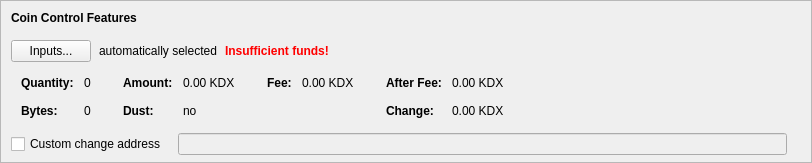
    <widget class="QFrame" name="frameCoinControl">
     <property name="sizePolicy">
      <sizepolicy hsizetype="Expanding" vsizetype="Expanding">
       <horstretch>0</horstretch>
       <verstretch>0</verstretch>
      </sizepolicy>
     </property>
     <property name="maximumSize">
      <size>
       <width>16777215</width>
       <height>16777215</height>
      </size>
     </property>
     <property name="frameShape">
      <enum>QFrame::StyledPanel</enum>
     </property>
     <property name="frameShadow">
      <enum>QFrame::Sunken</enum>
     </property>
     <layout class="QVBoxLayout" name="verticalLayoutCoinControl2">
      <property name="spacing">
       <number>0</number>
      </property>
      <property name="leftMargin">
       <number>0</number>
      </property>
      <property name="topMargin">
       <number>0</number>
      </property>
      <property name="rightMargin">
       <number>0</number>
      </property>
      <property name="bottomMargin">
       <number>6</number>
      </property>
      <item>
       <layout class="QVBoxLayout" name="verticalLayoutCoinControl" stretch="0,0,0,0,1">
        <property name="spacing">
         <number>0</number>
        </property>
        <property name="leftMargin">
         <number>10</number>
        </property>
        <property name="topMargin">
         <number>10</number>
        </property>
        <item>
         <layout class="QHBoxLayout" name="horizontalLayoutCoinControl1">
          <property name="bottomMargin">
           <number>15</number>
          </property>
          <item>
           <widget class="QLabel" name="labelCoinControlFeatures">
            <property name="sizePolicy">
             <sizepolicy hsizetype="Preferred" vsizetype="Maximum">
              <horstretch>0</horstretch>
              <verstretch>0</verstretch>
             </sizepolicy>
            </property>
            <property name="font">
             <font>
              <weight>75</weight>
              <bold>true</bold>
             </font>
            </property>
            <property name="styleSheet">
             <string notr="true">font-weight:bold;</string>
            </property>
            <property name="text">
             <string>Coin Control Features</string>
            </property>
           </widget>
          </item>
         </layout>
        </item>
        <item>
         <layout class="QHBoxLayout" name="horizontalLayoutCoinControl2" stretch="0,0,0,0">
          <property name="spacing">
           <number>8</number>
          </property>
          <property name="bottomMargin">
           <number>10</number>
          </property>
          <item>
           <widget class="QPushButton" name="pushButtonCoinControl">
            <property name="styleSheet">
             <string notr="true"/>
            </property>
            <property name="text">
             <string>Inputs...</string>
            </property>
            <property name="autoDefault">
             <bool>false</bool>
            </property>
           </widget>
          </item>
          <item>
           <widget class="QLabel" name="labelCoinControlAutomaticallySelected">
            <property name="text">
             <string>automatically selected</string>
            </property>
            <property name="margin">
             <number>5</number>
            </property>
           </widget>
          </item>
          <item>
           <widget class="QLabel" name="labelCoinControlInsuffFunds">
            <property name="font">
             <font>
              <weight>75</weight>
              <bold>true</bold>
             </font>
            </property>
            <property name="styleSheet">
             <string notr="true">color:red;font-weight:bold;</string>
            </property>
            <property name="text">
             <string>Insufficient funds!</string>
            </property>
            <property name="margin">
             <number>5</number>
            </property>
           </widget>
          </item>
          <item>
           <spacer name="horizontalSpacerCoinControl">
            <property name="orientation">
             <enum>Qt::Horizontal</enum>
            </property>
            <property name="sizeHint" stdset="0">
             <size>
              <width>40</width>
              <height>1</height>
             </size>
            </property>
           </spacer>
          </item>
         </layout>
        </item>
        <item>
         <widget class="QWidget" name="widgetCoinControl" native="true">
          <property name="sizePolicy">
           <sizepolicy hsizetype="Preferred" vsizetype="Preferred">
            <horstretch>0</horstretch>
            <verstretch>0</verstretch>
           </sizepolicy>
          </property>
          <property name="minimumSize">
           <size>
            <width>0</width>
            <height>0</height>
           </size>
          </property>
          <property name="styleSheet">
           <string notr="true"/>
          </property>
          <layout class="QHBoxLayout" name="horizontalLayoutCoinControl5">
           <property name="leftMargin">
            <number>0</number>
           </property>
           <property name="topMargin">
            <number>0</number>
           </property>
           <property name="rightMargin">
            <number>0</number>
           </property>
           <property name="bottomMargin">
            <number>0</number>
           </property>
           <item>
            <layout class="QHBoxLayout" name="horizontalLayoutCoinControl3" stretch="0,0,0,1">
             <property name="spacing">
              <number>20</number>
             </property>
             <property name="topMargin">
              <number>0</number>
             </property>
             <property name="bottomMargin">
              <number>10</number>
             </property>
             <item>
              <layout class="QFormLayout" name="formLayoutCoinControl1">
               <property name="horizontalSpacing">
                <number>10</number>
               </property>
               <property name="verticalSpacing">
                <number>14</number>
               </property>
               <property name="leftMargin">
                <number>10</number>
               </property>
               <property name="topMargin">
                <number>4</number>
               </property>
               <property name="rightMargin">
                <number>6</number>
               </property>
               <item row="0" column="0">
                <widget class="QLabel" name="labelCoinControlQuantityText">
                 <property name="font">
                  <font>
                   <weight>75</weight>
                   <bold>true</bold>
                  </font>
                 </property>
                 <property name="text">
                  <string>Quantity:</string>
                 </property>
                 <property name="margin">
                  <number>0</number>
                 </property>
                </widget>
               </item>
               <item row="0" column="1">
                <widget class="QLabel" name="labelCoinControlQuantity">
                 <property name="cursor">
                  <cursorShape>IBeamCursor</cursorShape>
                 </property>
                 <property name="contextMenuPolicy">
                  <enum>Qt::ActionsContextMenu</enum>
                 </property>
                 <property name="text">
                  <string notr="true">0</string>
                 </property>
                 <property name="margin">
                  <number>0</number>
                 </property>
                 <property name="textInteractionFlags">
                  <set>Qt::LinksAccessibleByMouse|Qt::TextSelectableByKeyboard|Qt::TextSelectableByMouse</set>
                 </property>
                </widget>
               </item>
               <item row="1" column="0">
                <widget class="QLabel" name="labelCoinControlBytesText">
                 <property name="font">
                  <font>
                   <weight>75</weight>
                   <bold>true</bold>
                  </font>
                 </property>
                 <property name="text">
                  <string>Bytes:</string>
                 </property>
                </widget>
               </item>
               <item row="1" column="1">
                <widget class="QLabel" name="labelCoinControlBytes">
                 <property name="cursor">
                  <cursorShape>IBeamCursor</cursorShape>
                 </property>
                 <property name="contextMenuPolicy">
                  <enum>Qt::ActionsContextMenu</enum>
                 </property>
                 <property name="text">
                  <string notr="true">0</string>
                 </property>
                 <property name="textInteractionFlags">
                  <set>Qt::LinksAccessibleByMouse|Qt::TextSelectableByKeyboard|Qt::TextSelectableByMouse</set>
                 </property>
                </widget>
               </item>
              </layout>
             </item>
             <item>
              <layout class="QFormLayout" name="formLayoutCoinControl2">
               <property name="horizontalSpacing">
                <number>10</number>
               </property>
               <property name="verticalSpacing">
                <number>14</number>
               </property>
               <property name="leftMargin">
                <number>6</number>
               </property>
               <property name="topMargin">
                <number>4</number>
               </property>
               <property name="rightMargin">
                <number>6</number>
               </property>
               <item row="0" column="0">
                <widget class="QLabel" name="labelCoinControlAmountText">
                 <property name="font">
                  <font>
                   <weight>75</weight>
                   <bold>true</bold>
                  </font>
                 </property>
                 <property name="text">
                  <string>Amount:</string>
                 </property>
                 <property name="margin">
                  <number>0</number>
                 </property>
                </widget>
               </item>
               <item row="0" column="1">
                <widget class="QLabel" name="labelCoinControlAmount">
                 <property name="cursor">
                  <cursorShape>IBeamCursor</cursorShape>
                 </property>
                 <property name="contextMenuPolicy">
                  <enum>Qt::ActionsContextMenu</enum>
                 </property>
                 <property name="text">
                  <string notr="true">0.00 KDX</string>
                 </property>
                 <property name="textInteractionFlags">
                  <set>Qt::LinksAccessibleByMouse|Qt::TextSelectableByKeyboard|Qt::TextSelectableByMouse</set>
                 </property>
                </widget>
               </item>
               <item row="1" column="0">
                <widget class="QLabel" name="labelCoinControlLowOutputText">
                 <property name="font">
                  <font>
                   <weight>75</weight>
                   <bold>true</bold>
                  </font>
                 </property>
                 <property name="text">
                  <string>Dust:</string>
                 </property>
                </widget>
               </item>
               <item row="1" column="1">
                <widget class="QLabel" name="labelCoinControlLowOutput">
                 <property name="cursor">
                  <cursorShape>IBeamCursor</cursorShape>
                 </property>
                 <property name="contextMenuPolicy">
                  <enum>Qt::ActionsContextMenu</enum>
                 </property>
                 <property name="text">
                  <string notr="true">no</string>
                 </property>
                 <property name="textInteractionFlags">
                  <set>Qt::LinksAccessibleByMouse|Qt::TextSelectableByKeyboard|Qt::TextSelectableByMouse</set>
                 </property>
                </widget>
               </item>
              </layout>
             </item>
             <item>
              <layout class="QFormLayout" name="formLayoutCoinControl3">
               <property name="horizontalSpacing">
                <number>10</number>
               </property>
               <property name="verticalSpacing">
                <number>14</number>
               </property>
               <property name="leftMargin">
                <number>6</number>
               </property>
               <property name="topMargin">
                <number>4</number>
               </property>
               <property name="rightMargin">
                <number>6</number>
               </property>
               <item row="0" column="0">
                <widget class="QLabel" name="labelCoinControlFeeText">
                 <property name="font">
                  <font>
                   <weight>75</weight>
                   <bold>true</bold>
                  </font>
                 </property>
                 <property name="text">
                  <string>Fee:</string>
                 </property>
                 <property name="margin">
                  <number>0</number>
                 </property>
                </widget>
               </item>
               <item row="0" column="1">
                <widget class="QLabel" name="labelCoinControlFee">
                 <property name="cursor">
                  <cursorShape>IBeamCursor</cursorShape>
                 </property>
                 <property name="contextMenuPolicy">
                  <enum>Qt::ActionsContextMenu</enum>
                 </property>
                 <property name="text">
                  <string notr="true">0.00 KDX</string>
                 </property>
                 <property name="textInteractionFlags">
                  <set>Qt::LinksAccessibleByMouse|Qt::TextSelectableByKeyboard|Qt::TextSelectableByMouse</set>
                 </property>
                </widget>
               </item>
              </layout>
             </item>
             <item>
              <layout class="QFormLayout" name="formLayoutCoinControl4">
               <property name="horizontalSpacing">
                <number>10</number>
               </property>
               <property name="verticalSpacing">
                <number>14</number>
               </property>
               <property name="leftMargin">
                <number>6</number>
               </property>
               <property name="topMargin">
                <number>4</number>
               </property>
               <property name="rightMargin">
                <number>6</number>
               </property>
               <item row="0" column="0">
                <widget class="QLabel" name="labelCoinControlAfterFeeText">
                 <property name="font">
                  <font>
                   <weight>75</weight>
                   <bold>true</bold>
                  </font>
                 </property>
                 <property name="text">
                  <string>After Fee:</string>
                 </property>
                 <property name="margin">
                  <number>0</number>
                 </property>
                </widget>
               </item>
               <item row="0" column="1">
                <widget class="QLabel" name="labelCoinControlAfterFee">
                 <property name="cursor">
                  <cursorShape>IBeamCursor</cursorShape>
                 </property>
                 <property name="contextMenuPolicy">
                  <enum>Qt::ActionsContextMenu</enum>
                 </property>
                 <property name="text">
                  <string notr="true">0.00 KDX</string>
                 </property>
                 <property name="textInteractionFlags">
                  <set>Qt::LinksAccessibleByMouse|Qt::TextSelectableByKeyboard|Qt::TextSelectableByMouse</set>
                 </property>
                </widget>
               </item>
               <item row="1" column="0">
                <widget class="QLabel" name="labelCoinControlChangeText">
                 <property name="font">
                  <font>
                   <weight>75</weight>
                   <bold>true</bold>
                  </font>
                 </property>
                 <property name="text">
                  <string>Change:</string>
                 </property>
                </widget>
               </item>
               <item row="1" column="1">
                <widget class="QLabel" name="labelCoinControlChange">
                 <property name="cursor">
                  <cursorShape>IBeamCursor</cursorShape>
                 </property>
                 <property name="contextMenuPolicy">
                  <enum>Qt::ActionsContextMenu</enum>
                 </property>
                 <property name="text">
                  <string notr="true">0.00 KDX</string>
                 </property>
                 <property name="textInteractionFlags">
                  <set>Qt::LinksAccessibleByMouse|Qt::TextSelectableByKeyboard|Qt::TextSelectableByMouse</set>
                 </property>
                </widget>
               </item>
              </layout>
             </item>
            </layout>
           </item>
          </layout>
         </widget>
        </item>
        <item>
         <layout class="QHBoxLayout" name="horizontalLayoutCoinControl4" stretch="0,0,0">
          <property name="spacing">
           <number>12</number>
          </property>
          <property name="sizeConstraint">
           <enum>QLayout::SetDefaultConstraint</enum>
          </property>
          <property name="topMargin">
           <number>5</number>
          </property>
          <property name="rightMargin">
           <number>5</number>
          </property>
          <item>
           <widget class="QCheckBox" name="checkBoxCoinControlChange">
            <property name="toolTip">
             <string>If this is activated, but the change address is empty or invalid, change will be sent to a newly generated address.</string>
            </property>
            <property name="text">
             <string>Custom change address</string>
            </property>
           </widget>
          </item>
          <item>
           <widget class="QValidatedLineEdit" name="lineEditCoinControlChange">
            <property name="enabled">
             <bool>false</bool>
            </property>
            <property name="sizePolicy">
             <sizepolicy hsizetype="Expanding" vsizetype="Fixed">
              <horstretch>0</horstretch>
              <verstretch>0</verstretch>
             </sizepolicy>
            </property>
           </widget>
          </item>
          <item>
           <widget class="QLabel" name="labelCoinControlChangeLabel">
            <property name="sizePolicy">
             <sizepolicy hsizetype="Preferred" vsizetype="Expanding">
              <horstretch>0</horstretch>
              <verstretch>0</verstretch>
             </sizepolicy>
            </property>
            <property name="minimumSize">
             <size>
              <width>0</width>
              <height>0</height>
             </size>
            </property>
            <property name="text">
             <string/>
            </property>
            <property name="margin">
             <number>3</number>
            </property>
           </widget>
          </item>
         </layout>
        </item>
        <item>
         <spacer name="verticalSpacerCoinControl">
          <property name="orientation">
           <enum>Qt::Vertical</enum>
          </property>
          <property name="sizeHint" stdset="0">
           <size>
            <width>800</width>
            <height>1</height>
           </size>
          </property>
         </spacer>
        </item>
       </layout>
      </item>
     </layout>
    </widget>
